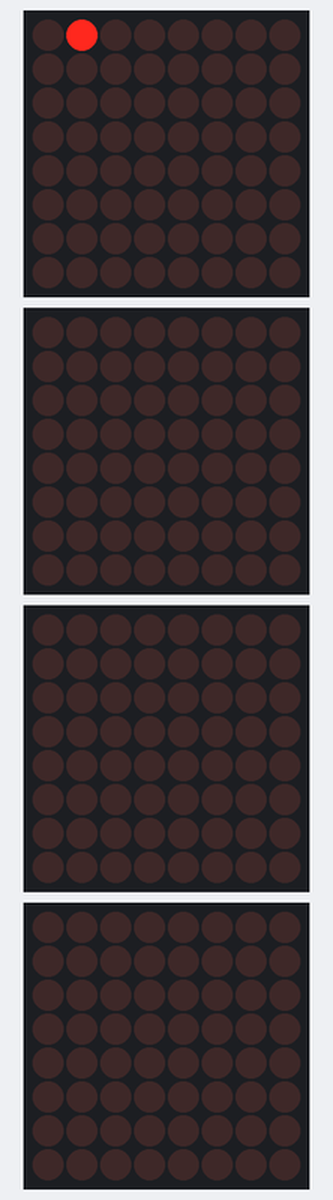
Recording of a sketch running on a simulated Arduino Uno, built with avr-gcc and run on an emulated ATmega328P. On the bench: 4 × 8×8 LED matrix. What the sketch prints to the serial monitor is not drawn.

Above: at 0.1 s.
At 1.1 s:
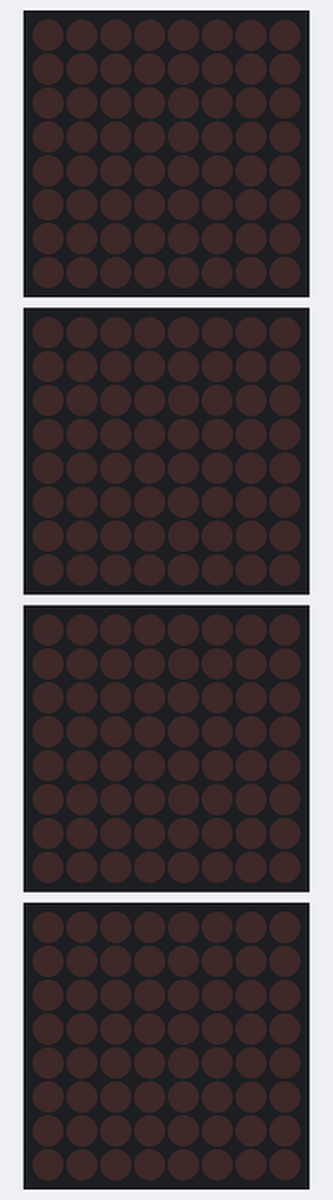

Measured:
- what the display in image 1 shows lasts 1.0 s, from 1.0 s to 2.0 s

The sketch:

traintrackr_basics_0805.ino
```cpp
/* *************************
 *  Traintrackr Basics 0805
 *  traintrackr.io
 *  Richard Hawthorn
 *  2020-07-10
 */

#include <Wire.h>
#include "Adafruit_LEDBackpack.h"
#include "Adafruit_GFX.h"

// define led chip i2c addresses
int i2c_addresses[4] = {0x70, 0x74, 0x72, 0x71};

Adafruit_LEDBackpack matrix = Adafruit_LEDBackpack();
Adafruit_LEDBackpack matrix2 = Adafruit_LEDBackpack();
Adafruit_LEDBackpack matrix3 = Adafruit_LEDBackpack();
Adafruit_LEDBackpack matrix4 = Adafruit_LEDBackpack();


void setup() {
  Serial.begin(115200);
  Serial.println("Traintrackr Basics 0805");

  //setup the matrix chips
  matrix.begin(i2c_addresses[0]);
  matrix2.begin(i2c_addresses[1]);
  matrix3.begin(i2c_addresses[2]);
  matrix4.begin(i2c_addresses[3]);

  //set brightness
  matrix.setBrightness(4);
  matrix2.setBrightness(4);
  matrix3.setBrightness(4);
  matrix4.setBrightness(4);

  //write to display
  matrix.writeDisplay();
  matrix2.writeDisplay();
  matrix3.writeDisplay();
  matrix4.writeDisplay();

}


void loop() {

  //turn on the first LED
  matrix.displaybuffer[0] = 0x0001;
  matrix.writeDisplay();

  //wait a second
  delay(1000);

  //turn off the LED
  matrix.displaybuffer[0] = 0x0000;
  matrix.writeDisplay();

  //wait a second
  delay(1000);

}
```
